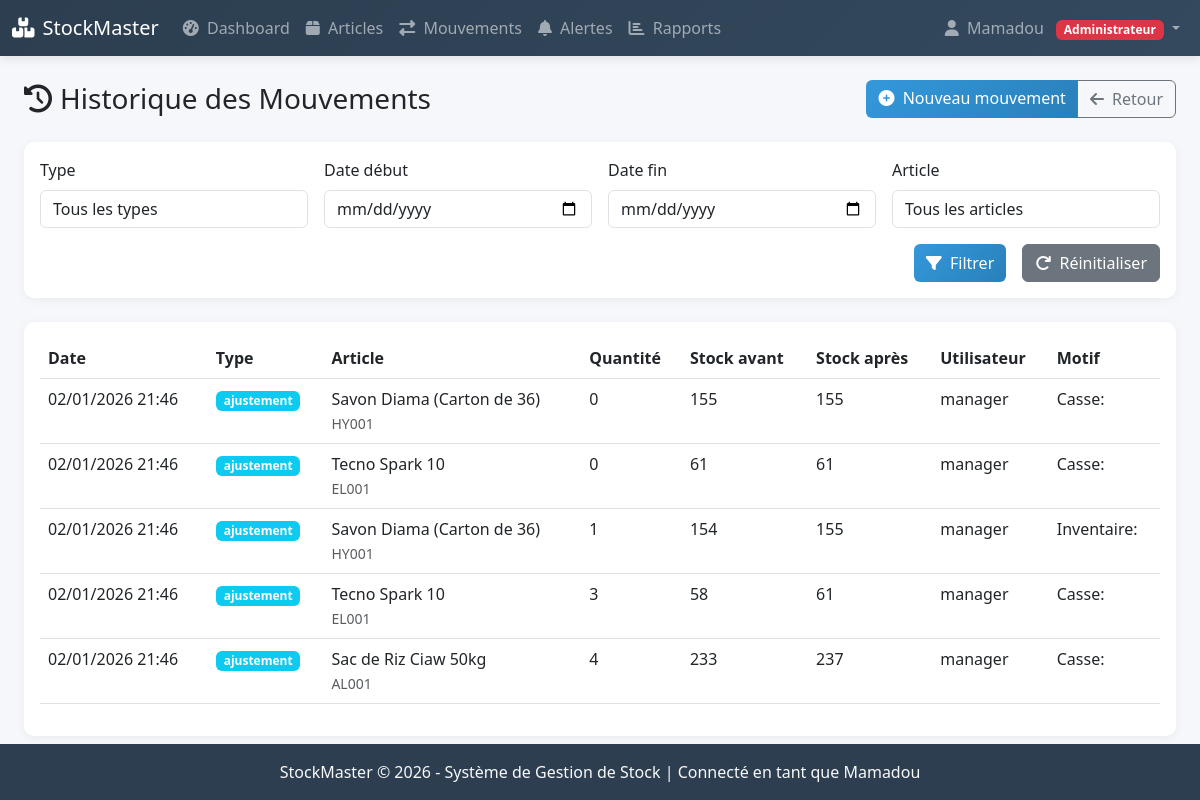
The app's page /mouvements/ (signed in), older data.
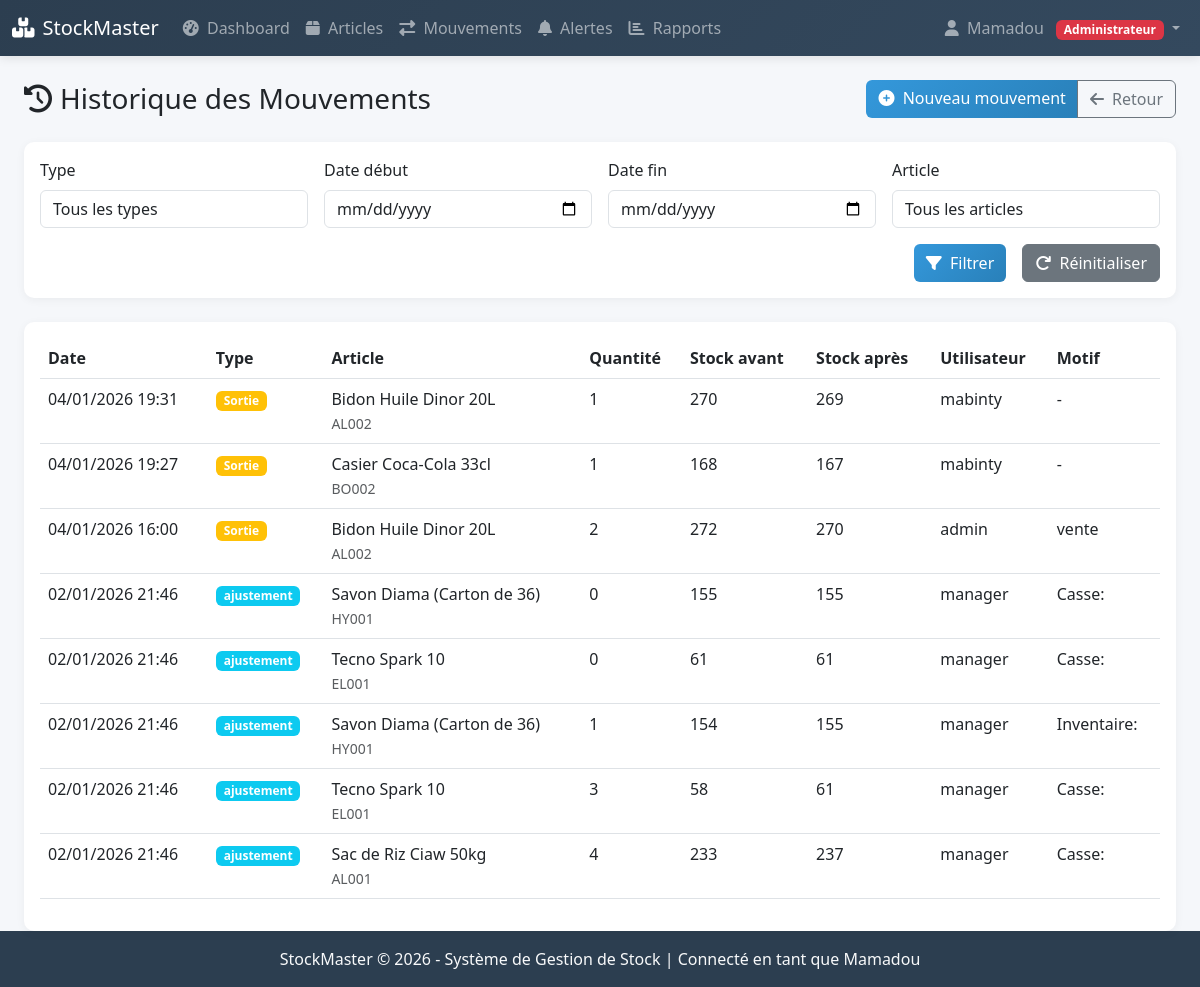
The same page, newer data.
### gestion_stock/models.py (models this page shows, shortened)
class MouvementStock(models.Model):
    TYPE_CHOICES = [
        ('entree', 'Entrée'),
        ('sortie', 'Sortie'),
        ('inventaire', 'Inventaire'),
        ('ajustement', 'Ajustement'),
        ('retour', 'Retour'),
    ]
    type_mouvement = models.CharField(max_length=20, choices=TYPE_CHOICES)
    article = models.ForeignKey(Article, on_delete=models.CASCADE)
    quantite = models.IntegerField()
    quantite_avant = models.IntegerField()
    quantite_apres = models.IntegerField()
    motif = models.TextField(blank=True)
    reference = models.CharField(max_length=100, blank=True)  # Facture, BL, etc.
    utilisateur = models.ForeignKey(User, on_delete=models.SET_NULL, null=True)
    date_mouvement = models.DateTimeField(auto_now_add=True)
    class Meta:
        verbose_name = "Mouvement de stock"
        verbose_name_plural = "Mouvements de stock"

class Article(models.Model):
    UNITE_CHOICES = [
        ('unite', 'Unité'),
        ('kg', 'Kilogramme'),
        ('litre', 'Litre'),
        ('paquet', 'Paquet'),
        ('carton', 'Carton'),
    ]
    code_article = models.CharField(max_length=50, unique=True, verbose_name="Code article")
    code_barre = models.CharField(max_length=100, blank=True, unique=True, verbose_name="Code-barres")
    designation = models.CharField(max_length=200)
    categorie = models.ForeignKey(Categorie, on_delete=models.SET_NULL, null=True)
    fournisseur = models.ForeignKey(Fournisseur, on_delete=models.SET_NULL, null=True, blank=True)
    prix_achat = models.DecimalField(max_digits=10, decimal_places=2)
    prix_vente = models.DecimalField(max_digits=10, decimal_places=2)
    seuil_alerte = models.IntegerField(default=10)
    unite = models.CharField(max_length=20, choices=UNITE_CHOICES, default='unite')
    emplacement = models.CharField(max_length=50, blank=True, help_text="Rayon/Étagère")
    date_peremption = models.DateField(null=True, blank=True, verbose_name="Date de péremption")
    actif = models.BooleanField(default=True)
    date_creation = models.DateTimeField(auto_now_add=True)
    date_modification = models.DateTimeField(auto_now=True)
    class Meta:
        verbose_name = "Article"
        verbose_name_plural = "Articles"

### gestion_stock/views.py (the view)
# urls.py: path('mouvements/', login_required(gestionnaire_required(views.historique_mouvements)), name='historique_mouvements'),
@login_required
@gestionnaire_required
def historique_mouvements(request):
    mouvements = MouvementStock.objects.select_related('article', 'utilisateur').order_by('-date_mouvement')
    type_mvt = request.GET.get('type')
    date_debut = request.GET.get('date_debut')
    date_fin = request.GET.get('date_fin')
    article_id = request.GET.get('article')
    if type_mvt:
        mouvements = mouvements.filter(type_mouvement=type_mvt)
    if date_debut:
        mouvements = mouvements.filter(date_mouvement__date__gte=date_debut)
    if date_fin:
        mouvements = mouvements.filter(date_mouvement__date__lte=date_fin)
    if article_id:
        mouvements = mouvements.filter(article_id=article_id)
    page = request.GET.get('page', 1)
    paginator = Paginator(mouvements, 50)
    try:
        mouvements_page = paginator.page(page)
    except PageNotAnInteger:
        mouvements_page = paginator.page(1)
    except EmptyPage:
        mouvements_page = paginator.page(paginator.num_pages)
    context = {
        'mouvements': mouvements_page,
        'types_mouvement': MouvementStock.TYPE_CHOICES,
        'articles': Article.objects.all(),
    }
    return render(request, 'gestion_stock/mouvements/historique.html', context)

### gestion_stock/context_processors.py (called while the page is built)
def notification_context(request):
    context = {}
    if request.user.is_authenticated:
        try:
            alertes_non_lues = Alerte.objects.filter(lu=False).count()
            context['alertes_non_lues'] = alertes_non_lues
            if hasattr(request.user, 'profilutilisateur'):
                context['user_role'] = request.user.profilutilisateur.role
                context['user_profile'] = request.user.profilutilisateur
        except:
            pass
    return context

### gestion_stock/templates/gestion_stock/mouvements/historique.html (shortened to what the changed rows need)
{% extends 'base.html' %}
{% block content %}
<div class="container-fluid mt-4">
    <div class="d-flex justify-content-between align-items-center mb-4">
        <h1 class="h3 mb-0">
            <i class="fas fa-history me-2"></i>Historique des Mouvements
        </h1>
    </div>
    <div class="card">
        <div class="card-body">
            {% if mouvements %}
            <div class="table-responsive">
                <table class="table table-hover">
                    <thead>
                        <tr>
                            <th>Date</th>
                            <th>Type</th>
                            <th>Article</th>
                            <th>Quantité</th>
                            <th>Stock avant</th>
                            <th>Stock après</th>
                            <th>Utilisateur</th>
                            <th>Motif</th>
                        </tr>
                    </thead>
                    <tbody>
                        {% for mouvement in mouvements %}
                        <tr>
                            <td>{{ mouvement.date_mouvement|date:"d/m/Y H:i" }}</td>
                            <td>
                                {% if mouvement.type_mouvement == 'entree' %}
                                <span class="badge bg-success">Entrée</span>
                                {% elif mouvement.type_mouvement == 'sortie' %}
                                <span class="badge bg-warning">Sortie</span>
                                {% else %}
                                <span class="badge bg-info">{{ mouvement.type_mouvement }}</span>
                                {% endif %}
                            </td>
                            <td>
                                {{ mouvement.article.designation|truncatechars:30 }}
                                <br>
                                <small class="text-muted">{{ mouvement.article.code_article }}</small>
                            </td>
                            <td>{{ mouvement.quantite }}</td>
                            <td>{{ mouvement.quantite_avant }}</td>
                            <td>{{ mouvement.quantite_apres }}</td>
                            <td>
                                {% if mouvement.utilisateur %}
                                {{ mouvement.utilisateur.username }}
                                {% else %}
                                <span class="text-muted">Système</span>
                                {% endif %}
                            </td>
                            <td>{{ mouvement.motif|truncatechars:30|default:"-" }}</td>
                        </tr>
                        {% endfor %}
                    </tbody>
                </table>
            </div>
            {% endif %}
        </div>
    </div>
</div>
{% endblock %}

Row changes from the older to the newer data that the page shows:
added MouvementStock: date_mouvement "04/01/2026 19:31", type_mouvement "Sortie", article.designation "Bidon Huile Dinor 20L", article.code_article "AL002", quantite "1", quantite_avant "270", quantite_apres "269", utilisateur.username "mabinty", motif "-"
added MouvementStock: date_mouvement "04/01/2026 19:27", type_mouvement "Sortie", article.designation "Casier Coca-Cola 33cl", article.code_article "BO002", quantite "1", quantite_avant "168", quantite_apres "167", utilisateur.username "mabinty", motif "-"
added MouvementStock: date_mouvement "04/01/2026 16:00", type_mouvement "Sortie", article.designation "Bidon Huile Dinor 20L", article.code_article "AL002", quantite "2", quantite_avant "272", quantite_apres "270", utilisateur.username "admin", motif "vente"
